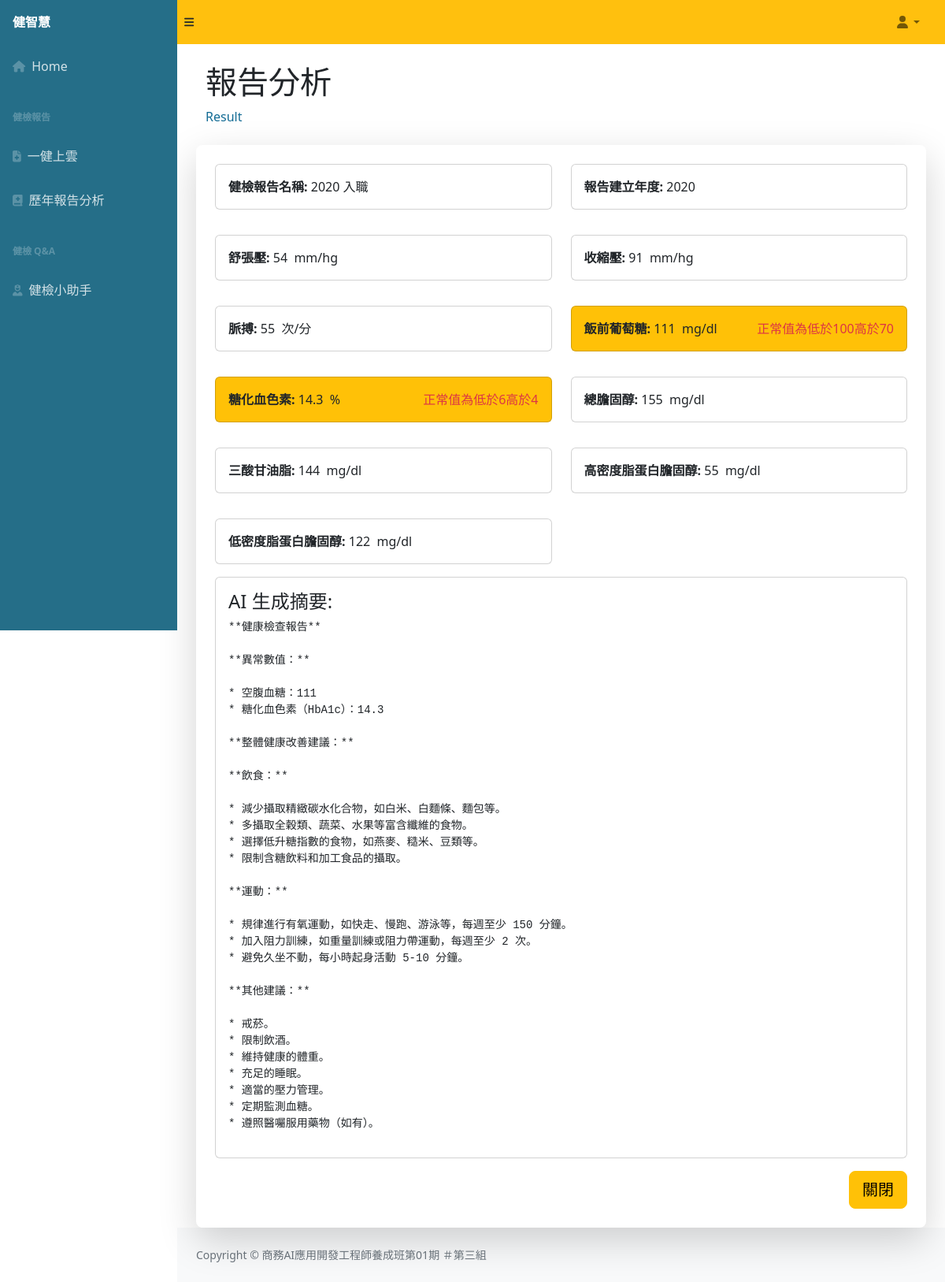
The app's page /reports/one_report/27 with its own data.
### content/models.py (models this page shows)
class Report(models.Model):
  report_name = models.CharField(max_length=50)
  report_year = models.CharField(max_length=5)
  diastolic_pressure = models.IntegerField()
  systolic_pressure  = models.IntegerField()
  pulse = models.IntegerField()
  glucose_ac = models.IntegerField()
  hba1c = models.FloatField()
  t_cho = models.IntegerField()
  tg = models.IntegerField()
  hdl_c = models.IntegerField()
  ldl_c = models.IntegerField()
  problems = models.TextField(max_length=200)
  abstract = models.TextField(max_length=1000)
  created_at = models.DateTimeField(auto_now_add=True)

class Arg(models.Model):
  name = models.CharField(max_length=20)
  e_name = models.CharField(max_length=20)
  c_name = models.CharField(max_length=20)
  max = models.IntegerField(blank=True, null=True)
  min = models.IntegerField(blank=True, null=True)
  m_min = models.IntegerField(blank=True, null=True)
  f_min = models.IntegerField(blank=True, null=True)
  unit = models.CharField(max_length=10)

### content/views.py (the view)
# urls.py: path('reports/one_report/<int:id>', views.one_report, name='one_report'),
def one_report(request, id):
    report = Report.objects.filter(id=id).values()
    template = loader.get_template('one_report.html')
    args = Arg.objects.all().values()
    units = {}
    normal = {}
    for a in args:
        st = '正常值為'
        units[a['name']] = a['unit']
        if a['max']: st += '低於' + str(a['max'])
        if a['min']: st += '高於' + str(a['min'])
        if a['m_min']: st += '男性高於' + str(a['m_min'])
        if a['f_min']: st += '女性高於' + str(a['f_min'])
        normal[a['name']] = st
    problem_values = {}
    for r in report:
        for k in r:
            for a in args:
                if (k == a['name'] == 'hba1c'):
                    if((a['max'] and float(r[k]) > a['max']) or
                        (a['min'] and float(r[k]) < a['min'])):
                        problem_values[k] = (float(r[k]))
                else:
                    if(k == a['name']):
                        if((a['max'] and int(float(r[k])) > a['max']) or
                        (a['min'] and int(float(r[k])) < a['min']) or
                        (a['m_min'] and int(float(r[k])) < a['m_min'])):
                            problem_values[k] =int(float(r[k]))
    print(problem_values)
    context = {
        'report': report[0],
        'problem':  problem_values,
        'units': units,
        'normal': normal
    }
    return HttpResponse(template.render(context, request))

### content/templates/one_report.html (shortened to what this page needs)
{% extends 'basic.html'%}
    {% block mymessage %}
        <div class="container-fluid">
            <h1 class="mt-4">報告分析</h1>
            <ol class="breadcrumb mb-4">
                <li class="breadcrumb-item active">Result</li>
            </ol>
        </div>
        <div class="container-fluid px-4 py-4 rounded-3 shadow-lg overflow-auto bg-white">
            <div class="mb-3 row">
                <div class="col-lg-6 col-sm-12 mb-3">
                    <div class="card">
                        <div class="card-body">
                            <b>健檢報告名稱:  </b>
                            {{report.report_name}}
                        </div>
                    </div>
                </div>
                <div class="col-lg-6 col-sm-12">
                    <div class="card">
                        <div class="card-body">
                            <b>報告建立年度: </b>
                            {{report.report_year}}
                        </div>
                    </div>
                </div>
            </div>
            <div class="mb-3 row">
                <div class="col-lg-6 col-sm-12 mb-3">
                    {% if problem.diastolic_pressure %}
                        <div  class="card bg-warning">
                    {% else %}
                        <div  class="card">
                    {% endif %}
                        <div class="card-body">
                            <b>舒張壓:  </b>
                            {{report.diastolic_pressure}}
                            &nbsp;{{units.diastolic_pressure}}
                        </div>
                    </div>
                </div>
                <div class="col-lg-6 col-sm-12">
                    {% if problem.systolic_pressure %}
                        <div  class="card bg-warning">
                    {% else %}
                        <div  class="card">
                    {% endif %}
                        <div class="card-body">
                            <b>收縮壓: </b>
                            {{report.systolic_pressure}}
                            &nbsp;{{units.systolic_pressure}}
                        </div>
                    </div>
                </div>
            </div>
            <div class="mb-3 row">
                <div class="col-lg-6 col-sm-12 mb-3">
                    <div  class="card">
                        <div class="card-body">
                            <b>脈搏:  </b>
                            {{report.pulse}}
                            &nbsp;{{units.pulse}}
                        </div>
                    </div>
                </div>
                <div class="col-lg-6 col-sm-12">
                    {% if problem.glucose_ac %}
                        <div  class="card bg-warning">
                    {% else %}
                        <div  class="card">
                    {% endif %}
                        <div class="card-body">
                            <b>飯前葡萄糖:  </b>
                            {{report.glucose_ac}}
                            &nbsp;{{units.glucose_ac}}
                            {% if problem.glucose_ac %}
                            <span class="text-danger float-end">{{normal.glucose_ac}}</span>
                            {% endif %}
                        </div>
                    </div>
                </div>
            </div>
            <div class="mb-3 row">
                <div class="col-lg-6 col-sm-12 mb-3">
                    {% if problem.hba1c %}
                        <div  class="card bg-warning">
                    {% else %}
                        <div  class="card">
                    {% endif %}
                        <div class="card-body">
                            <b>糖化血色素:  </b>
                            {{report.hba1c}}
                            &nbsp;{{units.hba1c}}
                            {% if problem.hba1c %}
                            <span class="text-danger float-end">{{normal.hba1c}}</span>
                            {% endif %}
                        </div>
                    </div>
                </div>
                <div class="col-lg-6 col-sm-12">
                    {% if problem.t_cho %}
                        <div  class="card bg-warning">
                    {% else %}
                        <div  class="card">
                    {% endif %}
                        <div class="card-body">
                            <b>總膽固醇:  </b>
                            {{report.t_cho}}
                            &nbsp;{{units.t_cho}}
                        </div>
                    </div>
                </div>
            </div>
            <div class="mb-3 row">
                <div class="col-lg-6 col-sm-12 mb-3">
                    {% if problem.tg %}
                        <div  class="card bg-warning">
                    {% else %}
                        <div  class="card">
                    {% endif %}
                        <div class="card-body">
                            <b>三酸甘油脂:  </b>
                            {{report.tg}}
                            &nbsp;{{units.tg}}
                        </div>
                    </div>
                </div>
                <div class="col-lg-6 col-sm-12">
                    {% if problem.hdl_c %}
                        <div  class="card bg-warning">
                    {% else %}
                        <div  class="card">
                    {% endif %}
                        <div class="card-body">
                            <b>高密度脂蛋白膽固醇:  </b>
                            {{report.hdl_c}}
                            &nbsp;{{units.hdl_c}}
                        </div>
                    </div>
                </div>
            </div>
            <div class="mb-3 row">
                    <div class="col-lg-6 col-sm-12">
                        {% if problem.ldl_c %}
                            <div  class="card bg-warning">
                        {% else %}
                            <div  class="card">
                        {% endif %}
                            <div class="card-body">
                                <b>低密度脂蛋白膽固醇:  </b>
                                {{report.ldl_c}}
                                &nbsp;{{units.ldl_c}}
                            </div>
                        </div>
                    </div>
                </div>
                <div class="mb-3 row">
                    <div class="col">
                        <div class="card">
                            <div class="card-body">
                                <h4>AI 生成摘要:  </h4>
                                <pre>{{report.abstract}}</pre>
                            </div>
                        </div>
                    </div>
                </div>
                <a href="/reports"><button class="btn  btn-lg btn-warning float-end" type="submit">關閉</button></a>
        </div>
    {% endblock %}

### records on screen
Report: report_name "2020 入職", report_year "2020", diastolic_pressure "54", systolic_pressure "91", pulse "55", glucose_ac "111", hba1c "14.3", t_cho "155", tg "144", hdl_c "55", ldl_c "122", abstract "**健康檢查報告** **異常數值：** * 空腹血糖：111 * 糖化血色素（HbA1c）：14.3 **整體健康改善建議：** **飲食：** * 減少攝取精緻碳水化合物，如白米、白麵條、麵包等。 * 多攝取全穀類、蔬菜、水果等富含纖維的食物。 * 選擇低升糖指數的食物，如燕麥、糙米、豆類等。 * 限制含糖飲料和加工食品的攝取。 **運動：** * 規律進行有氧運動，如快走、慢跑、游泳等，每週至少 150 分鐘。 * 加入阻力訓練，如重量訓練或阻力帶運動，每週至少 2 次。 * 避免久坐不動，每小時起身活動 5-10 分鐘。 **其他建議：** * 戒菸。 * 限制飲酒。 * 維持健康的體重。 * 充足的睡眠。 * 適當的壓力管理。 * 定期監測血糖。 * 遵照醫囑服用藥物（如有）。"
Arg: diastolic_pressure "mm/hg"
Arg: systolic_pressure "mm/hg"
Arg: pulse "次/分"
Arg: glucose_ac "mg/dl"
Arg: t_cho "mg/dl"
Arg: tg "mg/dl"
Arg: hdl_c "mg/dl"
Arg: ldl_c "mg/dl"

### other values on screen
{{ normal.glucose_ac }} "正常值為低於100高於70"
{{ units.hba1c }} "%"
{{ normal.hba1c }} "正常值為低於6高於4"
